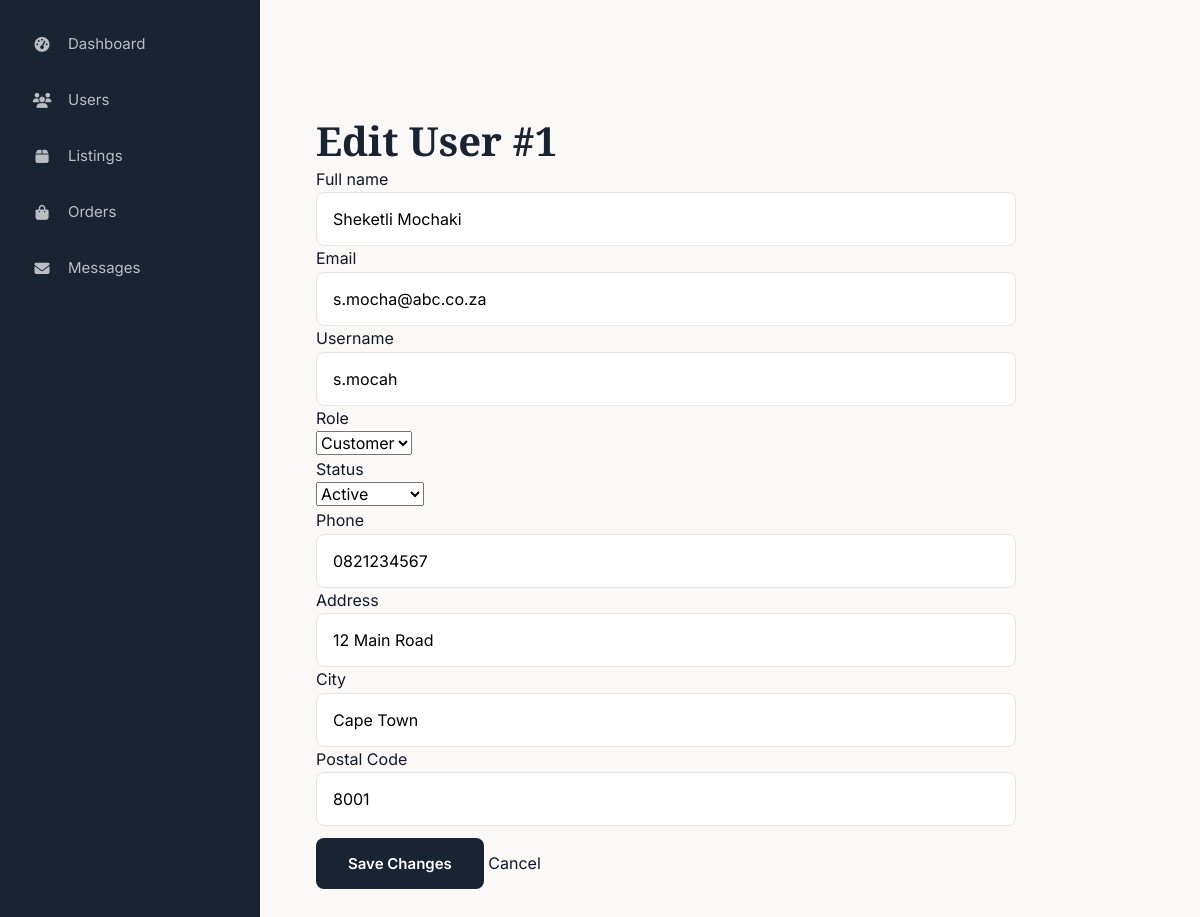
Page /admin/edit_user.php?userID=1 (signed in) on the committed database.
### tables this page shows
CREATE TABLE tblUser (
    userID INT AUTO_INCREMENT PRIMARY KEY,
    fullName VARCHAR(100) NOT NULL,
    email VARCHAR(150) NOT NULL UNIQUE,
    username VARCHAR(50) NOT NULL UNIQUE,
    passwordHash VARCHAR(255) NOT NULL,
    role ENUM('buyer','seller','both') DEFAULT 'buyer',
    status ENUM('pending','active','suspended') DEFAULT 'pending',
    address TEXT,
    city VARCHAR(100),
    postalCode VARCHAR(20),
    phone VARCHAR(20),
    profilePic VARCHAR(255) DEFAULT 'images/default-avatar.png',
    createdAt TIMESTAMP DEFAULT CURRENT_TIMESTAMP
);

### includes/classes/User.php (called while the page is built, shortened)
<?php
class User {
    private $conn;
    public function __construct($conn) {
        $this->conn = $conn;
    }
    public function getByID($userID) {
        try {
            $stmt = $this->conn->prepare(
                "SELECT * FROM tblUser WHERE userID = ?"
            );
            $stmt->bind_param("i", $userID);
            $stmt->execute();
            $result = $stmt->get_result();
            return $result->fetch_assoc();
        } catch (Exception $e) {
            return null;
        }
    }
}
?>

### admin/edit_user.php (the view, shortened to what this page needs)
<?php
require_once __DIR__ . '/../includes/DBConn.php';
require_once __DIR__ . '/../includes/classes/User.php';
$u = new User($conn);
$id = isset($_GET['userID']) ? intval($_GET['userID']) : 0;
$user = $u->getByID($id);
include 'includes/admin-header.php';
?>
<div style="padding:1.5rem;">
    <h1>Edit User #<?php echo $user['userID']; ?></h1>
    <form method="post" style="max-width:700px;">
        <div><label>Full name<br><input name="fullName" required class="form-input" value="<?php echo htmlspecialchars($user['fullName']); ?>"></label></div>
        <div><label>Email<br><input name="email" type="email" required class="form-input" value="<?php echo htmlspecialchars($user['email']); ?>"></label></div>
        <div><label>Username<br><input name="username" required class="form-input" value="<?php echo htmlspecialchars($user['username']); ?>"></label></div>
        <div><label>Role<br><select name="role"><option value="customer" <?php echo $user['role']=='customer'?'selected':''; ?>>Customer</option></select></label></div>
        <div><label>Status<br><select name="status"><option value="active" <?php echo $user['status']=='active'?'selected':''; ?>>Active</option></select></label></div>
        <div><label>Phone<br><input name="phone" class="form-input" value="<?php echo htmlspecialchars($user['phone']); ?>"></label></div>
        <div><label>Address<br><input name="address" class="form-input" value="<?php echo htmlspecialchars($user['address']); ?>"></label></div>
        <div><label>City<br><input name="city" class="form-input" value="<?php echo htmlspecialchars($user['city']); ?>"></label></div>
        <div><label>Postal Code<br><input name="postalCode" class="form-input" value="<?php echo htmlspecialchars($user['postalCode']); ?>"></label></div>
        <div style="margin-top:12px;"><button class="btn btn-primary" type="submit">Save Changes</button> <a href="users.php">Cancel</a></div>
    </form>
</div>
<?php include 'includes/admin-footer.php'; ?>

### css/style.css (style rules this page uses)
:root { --primary-dark: #1a2332; --primary-blue: #2c3e50; --accent-orange: #f5a623; --accent-teal: #00897b; --white: #ffffff; --off-white: #faf9f7; --cream: #f5f3ef; --light-gray: #e5e5e5; --medium-gray: #9ca3af; --dark-gray: #4b5563; --charcoal: #374151; --black: #111827; --success: #10b981; --success-light: #d1fae5; --warning: #f59e0b; --warning-light: #fef3c7; --error: #ef4444; --error-light: #fee2e2; --info: #3b82f6; --info-light: #dbeafe; --font-heading: 'Playfair Display', Georgia, serif; --font-body: 'Inter', -apple-system, BlinkMacSystemFont, sans-serif; --spacing-xs: 0.25rem; --spacing-sm: 0.5rem; --spacing-md: 1rem; --spacing-lg: 1.5rem; --spacing-xl: 2rem; --spacing-2xl: 3rem; --spacing-3xl: 4rem; --radius-sm: 4px; --radius-md: 8px; --radius-lg: 12px; --radius-xl: 16px; --radius-full: 9999px; --shadow-sm: 0 1px 2px rgba(0, 0, 0, 0.05); --shadow-md: 0 4px 6px -1px rgba(0, 0, 0, 0.1); --shadow-lg: 0 10px 15px -3px rgba(0, 0, 0, 0.1); --shadow-xl: 0 20px 25px -5px rgba(0, 0, 0, 0.1); --shadow-hover: 0 12px 40px rgba(0, 0, 0, 0.15); --transition-fast: 0.15s ease; --transition-base: 0.2s ease; --transition-slow: 0.3s ease; --z-dropdown: 100; --z-sticky: 200; --z-fixed: 300; --z-modal-backdrop: 400; --z-modal: 500; --z-toast: 600; }
*, *::before, *::after { box-sizing: border-box; margin: 0; padding: 0; }
html { scroll-behavior: smooth; -webkit-font-smoothing: antialiased; -moz-osx-font-smoothing: grayscale; }
body { font-family: var(--font-body); font-size: 16px; line-height: 1.6; color: var(--black); background-color: var(--off-white); min-height: 100vh; display: flex; flex-direction: column; }
a { text-decoration: none; color: inherit; transition: color var(--transition-base); }
button { font-family: inherit; cursor: pointer; border: none; background: none; }
input, textarea, select { font-family: inherit; font-size: inherit; }
h1, h2, h3, h4, h5, h6 { font-family: var(--font-heading); font-weight: 600; line-height: 1.3; color: var(--primary-dark); }
h1 { font-size: 2.5rem; }
.btn { display: inline-flex; align-items: center; justify-content: center; gap: var(--spacing-sm); padding: var(--spacing-md) var(--spacing-xl); font-size: 0.9375rem; font-weight: 600; border-radius: var(--radius-md); transition: all var(--transition-base); cursor: pointer; border: none; }
.btn-primary { background-color: var(--primary-dark); color: var(--white); }
.form-input, .form-select, .form-textarea { width: 100%; padding: var(--spacing-md); font-size: 1rem; border: 1px solid var(--light-gray); border-radius: var(--radius-md); background-color: var(--white); transition: all var(--transition-base); }

### rows in the picture
tbluser: userID "1", fullName "Sheketli Mochaki", email "s.mocha@abc.co.za", username "s.mocah", status "Active", phone "0821234567", address "12 Main Road", city "Cape Town", postalCode "8001"
